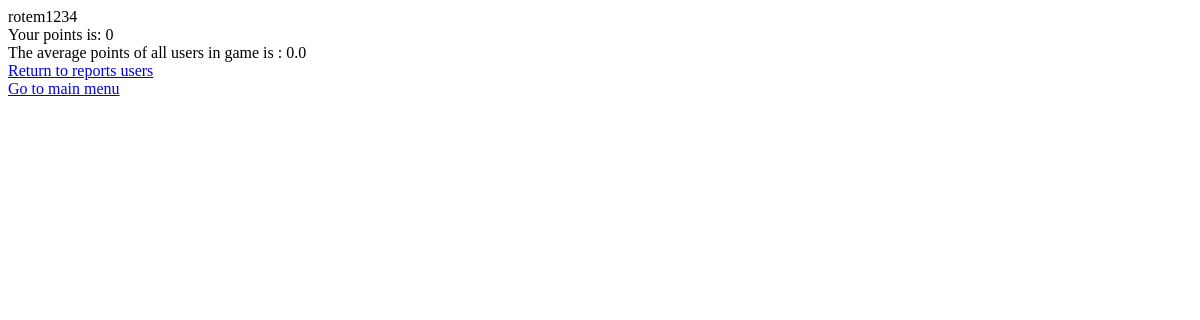
Before: /sign-language-teacher//reports-menu/avg-points/ (signed in) with the older database file.
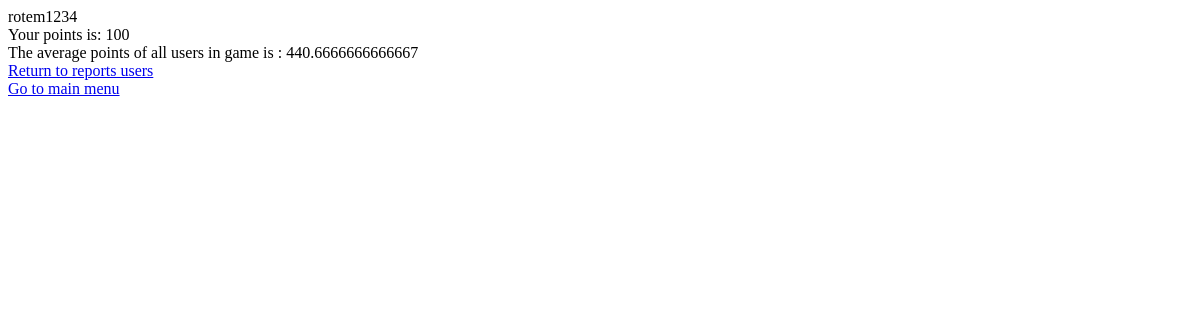
After: the same page with the newer database file.
### registration/models.py (models this page shows, shortened)
class UserProfile(models.Model):
    TYPES = (('parent', 'parent'), ('student', 'student'))
    user = models.OneToOneField(User, related_name='profile', on_delete=models.CASCADE, blank=True, null=True)
    son = models.ForeignKey(User, on_delete=models.SET_NULL, blank=True, null=True, related_name='son')
    address = models.CharField(max_length=100, default='')
    age = models.IntegerField(default=0)
    points = models.IntegerField(default=0)
    type = models.CharField(max_length=10, choices=TYPES, default='student')
    is_admin = models.BooleanField(default=False)
    suspention_time = models.DateTimeField(auto_now_add=True)
    total_minutes = models.FloatField(default=0)
    last_login = models.DateTimeField(default=datetime(2000, 1, 1))
    rank = models.IntegerField(default=0)

### registration/views.py (the view)
# urls.py: path('/reports-menu/avg-points/', views.avg_points, name='avg-points'),
def avg_points(request):
    user = request.user
    up1 = get_object_or_404(UserProfile, user=user)
    user_profile = UserProfile.objects.all()
    user_list= list(user_profile)
    sum=0
    for p in user_list:
        sum+=p.points
    avg=sum/len(user_list)
    return render(request, 'registration/avg-points.html', {'user': user_profile, 'user_list' : user_list, 'u1': user, 'up':up1,'avg':avg})

### registration/templates/registration/avg-points.html (shortened to what this page needs)
<h>{{u1.username}}</h><br>
<h>Your points is:  </h>
<h>{{up.points}}</h><br>
<h>The average points of all users in game is :</h>
<h>{{avg}}</h><br>
  {% if up.type == 'student' %}
  <a href="{% url 'registration:reports-menu-users' %}">Return to reports users</a><br>
{% else %}
    <a href="{% url 'registration:reports-menu-users' %}">Return to reports users</a><br>
{% endif %}
<a href="{% url 'registration:index' %}">Go to main menu</a><br>

Changed rows visible on the page:
changed UserProfile: points "0" → "100"
Other visible differences:
{{ avg }}: "0.0" → "440.6666666666667"
